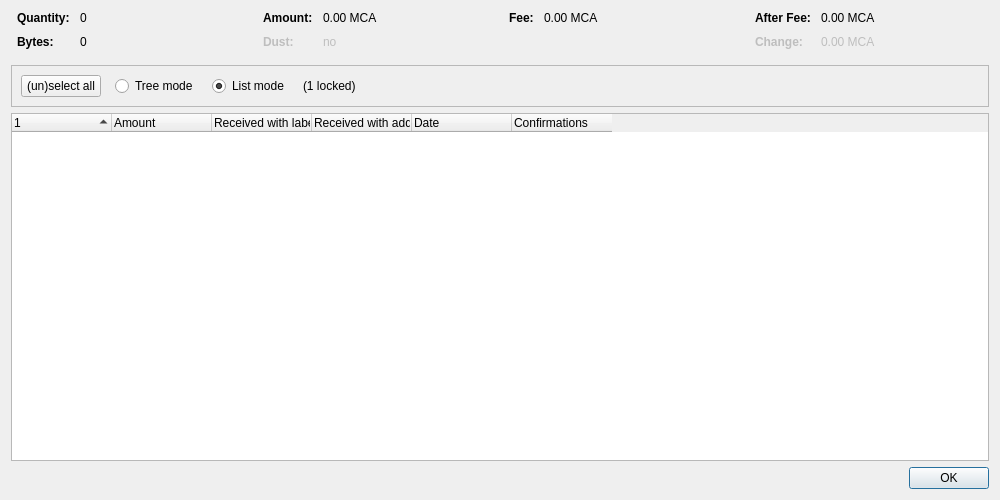
<?xml version="1.0" encoding="UTF-8"?>
<ui version="4.0">
 <class>CoinControlDialog</class>
 <widget class="QDialog" name="CoinControlDialog">
  <property name="geometry">
   <rect>
    <x>0</x>
    <y>0</y>
    <width>1000</width>
    <height>500</height>
   </rect>
  </property>
  <property name="windowTitle">
   <string>Coin Selection</string>
  </property>
  <layout class="QVBoxLayout" name="verticalLayout">
   <item>
    <layout class="QHBoxLayout" name="horizontalLayoutTop" stretch="0,0,0,0">
     <property name="topMargin">
      <number>0</number>
     </property>
     <property name="bottomMargin">
      <number>10</number>
     </property>
     <item>
      <layout class="QFormLayout" name="formLayoutCoinControl1">
       <property name="horizontalSpacing">
        <number>10</number>
       </property>
       <property name="verticalSpacing">
        <number>10</number>
       </property>
       <property name="leftMargin">
        <number>6</number>
       </property>
       <property name="rightMargin">
        <number>6</number>
       </property>
       <item row="0" column="0">
        <widget class="QLabel" name="labelCoinControlQuantityText">
         <property name="font">
          <font>
           <weight>75</weight>
           <bold>true</bold>
          </font>
         </property>
         <property name="text">
          <string>Quantity:</string>
         </property>
        </widget>
       </item>
       <item row="0" column="1">
        <widget class="QLabel" name="labelCoinControlQuantity">
         <property name="cursor">
          <cursorShape>IBeamCursor</cursorShape>
         </property>
         <property name="contextMenuPolicy">
          <enum>Qt::ActionsContextMenu</enum>
         </property>
         <property name="text">
          <string notr="true">0</string>
         </property>
         <property name="textInteractionFlags">
          <set>Qt::LinksAccessibleByMouse|Qt::TextSelectableByKeyboard|Qt::TextSelectableByMouse</set>
         </property>
        </widget>
       </item>
       <item row="1" column="0">
        <widget class="QLabel" name="labelCoinControlBytesText">
         <property name="font">
          <font>
           <weight>75</weight>
           <bold>true</bold>
          </font>
         </property>
         <property name="text">
          <string>Bytes:</string>
         </property>
        </widget>
       </item>
       <item row="1" column="1">
        <widget class="QLabel" name="labelCoinControlBytes">
         <property name="cursor">
          <cursorShape>IBeamCursor</cursorShape>
         </property>
         <property name="contextMenuPolicy">
          <enum>Qt::ActionsContextMenu</enum>
         </property>
         <property name="text">
          <string notr="true">0</string>
         </property>
         <property name="textInteractionFlags">
          <set>Qt::LinksAccessibleByMouse|Qt::TextSelectableByKeyboard|Qt::TextSelectableByMouse</set>
         </property>
        </widget>
       </item>
      </layout>
     </item>
     <item>
      <layout class="QFormLayout" name="formLayoutCoinControl2">
       <property name="horizontalSpacing">
        <number>10</number>
       </property>
       <property name="verticalSpacing">
        <number>10</number>
       </property>
       <property name="leftMargin">
        <number>6</number>
       </property>
       <property name="rightMargin">
        <number>6</number>
       </property>
       <item row="0" column="0">
        <widget class="QLabel" name="labelCoinControlAmountText">
         <property name="font">
          <font>
           <weight>75</weight>
           <bold>true</bold>
          </font>
         </property>
         <property name="text">
          <string>Amount:</string>
         </property>
        </widget>
       </item>
       <item row="0" column="1">
        <widget class="QLabel" name="labelCoinControlAmount">
         <property name="cursor">
          <cursorShape>IBeamCursor</cursorShape>
         </property>
         <property name="contextMenuPolicy">
          <enum>Qt::ActionsContextMenu</enum>
         </property>
         <property name="text">
          <string notr="true">0.00 MCA</string>
         </property>
         <property name="textInteractionFlags">
          <set>Qt::LinksAccessibleByMouse|Qt::TextSelectableByKeyboard|Qt::TextSelectableByMouse</set>
         </property>
        </widget>
       </item>
       <item row="1" column="0">
        <widget class="QLabel" name="labelCoinControlLowOutputText">
         <property name="enabled">
          <bool>false</bool>
         </property>
         <property name="font">
          <font>
           <weight>75</weight>
           <bold>true</bold>
          </font>
         </property>
         <property name="text">
          <string>Dust:</string>
         </property>
        </widget>
       </item>
       <item row="1" column="1">
        <widget class="QLabel" name="labelCoinControlLowOutput">
         <property name="enabled">
          <bool>false</bool>
         </property>
         <property name="cursor">
          <cursorShape>IBeamCursor</cursorShape>
         </property>
         <property name="contextMenuPolicy">
          <enum>Qt::ActionsContextMenu</enum>
         </property>
         <property name="text">
          <string notr="true">no</string>
         </property>
         <property name="textInteractionFlags">
          <set>Qt::LinksAccessibleByMouse|Qt::TextSelectableByKeyboard|Qt::TextSelectableByMouse</set>
         </property>
        </widget>
       </item>
      </layout>
     </item>
     <item>
      <layout class="QFormLayout" name="formLayoutCoinControl3">
       <property name="horizontalSpacing">
        <number>10</number>
       </property>
       <property name="verticalSpacing">
        <number>10</number>
       </property>
       <property name="leftMargin">
        <number>6</number>
       </property>
       <property name="rightMargin">
        <number>6</number>
       </property>
       <item row="0" column="0">
        <widget class="QLabel" name="labelCoinControlFeeText">
         <property name="font">
          <font>
           <weight>75</weight>
           <bold>true</bold>
          </font>
         </property>
         <property name="text">
          <string>Fee:</string>
         </property>
        </widget>
       </item>
       <item row="0" column="1">
        <widget class="QLabel" name="labelCoinControlFee">
         <property name="cursor">
          <cursorShape>IBeamCursor</cursorShape>
         </property>
         <property name="contextMenuPolicy">
          <enum>Qt::ActionsContextMenu</enum>
         </property>
         <property name="text">
          <string notr="true">0.00 MCA</string>
         </property>
         <property name="textInteractionFlags">
          <set>Qt::LinksAccessibleByMouse|Qt::TextSelectableByKeyboard|Qt::TextSelectableByMouse</set>
         </property>
        </widget>
       </item>
      </layout>
     </item>
     <item>
      <layout class="QFormLayout" name="formLayoutCoinControl4">
       <property name="horizontalSpacing">
        <number>10</number>
       </property>
       <property name="verticalSpacing">
        <number>10</number>
       </property>
       <property name="leftMargin">
        <number>6</number>
       </property>
       <property name="rightMargin">
        <number>6</number>
       </property>
       <item row="0" column="0">
        <widget class="QLabel" name="labelCoinControlAfterFeeText">
         <property name="font">
          <font>
           <weight>75</weight>
           <bold>true</bold>
          </font>
         </property>
         <property name="text">
          <string>After Fee:</string>
         </property>
        </widget>
       </item>
       <item row="0" column="1">
        <widget class="QLabel" name="labelCoinControlAfterFee">
         <property name="cursor">
          <cursorShape>IBeamCursor</cursorShape>
         </property>
         <property name="contextMenuPolicy">
          <enum>Qt::ActionsContextMenu</enum>
         </property>
         <property name="text">
          <string notr="true">0.00 MCA</string>
         </property>
         <property name="textInteractionFlags">
          <set>Qt::LinksAccessibleByMouse|Qt::TextSelectableByKeyboard|Qt::TextSelectableByMouse</set>
         </property>
        </widget>
       </item>
       <item row="1" column="0">
        <widget class="QLabel" name="labelCoinControlChangeText">
         <property name="enabled">
          <bool>false</bool>
         </property>
         <property name="font">
          <font>
           <weight>75</weight>
           <bold>true</bold>
          </font>
         </property>
         <property name="text">
          <string>Change:</string>
         </property>
        </widget>
       </item>
       <item row="1" column="1">
        <widget class="QLabel" name="labelCoinControlChange">
         <property name="enabled">
          <bool>false</bool>
         </property>
         <property name="cursor">
          <cursorShape>IBeamCursor</cursorShape>
         </property>
         <property name="contextMenuPolicy">
          <enum>Qt::ActionsContextMenu</enum>
         </property>
         <property name="text">
          <string notr="true">0.00 MCA</string>
         </property>
         <property name="textInteractionFlags">
          <set>Qt::LinksAccessibleByMouse|Qt::TextSelectableByKeyboard|Qt::TextSelectableByMouse</set>
         </property>
        </widget>
       </item>
      </layout>
     </item>
    </layout>
   </item>
   <item>
    <widget class="QFrame" name="frame">
     <property name="minimumSize">
      <size>
       <width>0</width>
       <height>40</height>
      </size>
     </property>
     <property name="frameShape">
      <enum>QFrame::StyledPanel</enum>
     </property>
     <property name="frameShadow">
      <enum>QFrame::Sunken</enum>
     </property>
     <layout class="QHBoxLayout" name="horizontalLayout">
      <item>
       <layout class="QHBoxLayout" name="horizontalLayoutPanel" stretch="0,0,0,0,0">
        <property name="spacing">
         <number>14</number>
        </property>
        <item>
         <widget class="QPushButton" name="pushButtonSelectAll">
          <property name="sizePolicy">
           <sizepolicy hsizetype="Maximum" vsizetype="Fixed">
            <horstretch>0</horstretch>
            <verstretch>0</verstretch>
           </sizepolicy>
          </property>
          <property name="text">
           <string>(un)select all</string>
          </property>
          <property name="autoDefault">
           <bool>false</bool>
          </property>
         </widget>
        </item>
        <item>
         <widget class="QRadioButton" name="radioTreeMode">
          <property name="sizePolicy">
           <sizepolicy hsizetype="Maximum" vsizetype="Fixed">
            <horstretch>0</horstretch>
            <verstretch>0</verstretch>
           </sizepolicy>
          </property>
          <property name="text">
           <string>Tree mode</string>
          </property>
         </widget>
        </item>
        <item>
         <widget class="QRadioButton" name="radioListMode">
          <property name="sizePolicy">
           <sizepolicy hsizetype="Maximum" vsizetype="Fixed">
            <horstretch>0</horstretch>
            <verstretch>0</verstretch>
           </sizepolicy>
          </property>
          <property name="text">
           <string>List mode</string>
          </property>
          <property name="checked">
           <bool>true</bool>
          </property>
         </widget>
        </item>
        <item>
         <widget class="QLabel" name="labelLocked">
          <property name="text">
           <string notr="true">(1 locked)</string>
          </property>
         </widget>
        </item>
        <item>
         <spacer name="horizontalSpacer">
          <property name="orientation">
           <enum>Qt::Horizontal</enum>
          </property>
          <property name="sizeHint" stdset="0">
           <size>
            <width>40</width>
            <height>20</height>
           </size>
          </property>
         </spacer>
        </item>
       </layout>
      </item>
     </layout>
    </widget>
   </item>
   <item>
    <widget class="CoinControlTreeWidget" name="treeWidget">
     <property name="contextMenuPolicy">
      <enum>Qt::CustomContextMenu</enum>
     </property>
     <property name="sortingEnabled">
      <bool>false</bool>
     </property>
     <property name="columnCount">
      <number>6</number>
     </property>
     <attribute name="headerShowSortIndicator" stdset="0">
      <bool>true</bool>
     </attribute>
     <attribute name="headerStretchLastSection">
      <bool>false</bool>
     </attribute>
     <column>
      <property name="text">
       <string/>
      </property>
     </column>
     <column>
      <property name="text">
       <string>Amount</string>
      </property>
     </column>
     <column>
      <property name="text">
       <string>Received with label</string>
      </property>
     </column>
     <column>
      <property name="text">
       <string>Received with address</string>
      </property>
     </column>
     <column>
      <property name="text">
       <string>Date</string>
      </property>
     </column>
     <column>
      <property name="text">
       <string>Confirmations</string>
      </property>
      <property name="toolTip">
       <string>Confirmed</string>
      </property>
     </column>
     <column>
      <property name="text">
       <string/>
      </property>
     </column>
     <column>
      <property name="text">
       <string/>
      </property>
     </column>
     <column>
      <property name="text">
       <string/>
      </property>
     </column>
     <column>
      <property name="text">
       <string/>
      </property>
     </column>
    </widget>
   </item>
   <item>
    <widget class="QDialogButtonBox" name="buttonBox">
     <property name="orientation">
      <enum>Qt::Horizontal</enum>
     </property>
     <property name="standardButtons">
      <set>QDialogButtonBox::Ok</set>
     </property>
    </widget>
   </item>
  </layout>
 </widget>
 <customwidgets>
  <customwidget>
   <class>CoinControlTreeWidget</class>
   <extends>QTreeWidget</extends>
   <header>qt/coincontroltreewidget.h</header>
  </customwidget>
 </customwidgets>
 <resources/>
 <connections/>
</ui>
